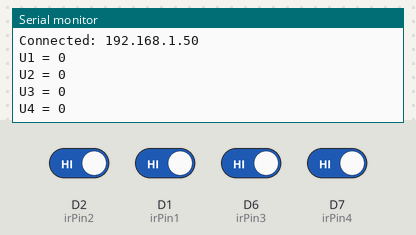
Bench run of a sketch on a simulated ESP8266 (NodeMCU). On the bench: the last lines printed to the serial monitor. Inputs (shaded band) come from the test bench; at power-on: D1 (irPin1), D2 (irPin2), D6 (irPin3), D7 (irPin4) HIGH. WiFi joins after 1.5 s; servers stay silent unless stated.

Above: at 2.7 s.
2.8 s: D2 (irPin2) driven LOW
At 3.53 s:
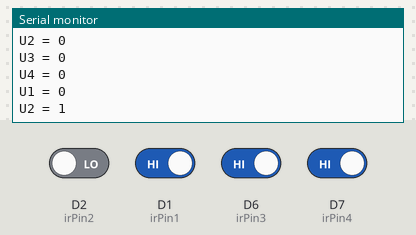
5.0 s: D1 (irPin1) driven LOW
At 6.58 s:
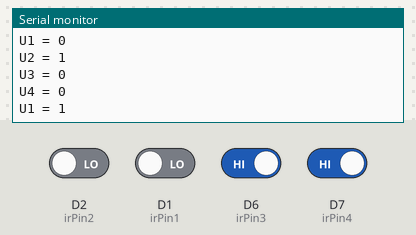
7.2 s: D6 (irPin3) driven LOW
At 8.48 s:
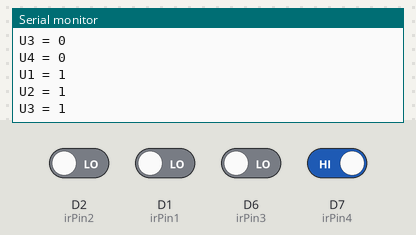
9.4 s: D7 (irPin4) driven LOW
At 11.0 s:
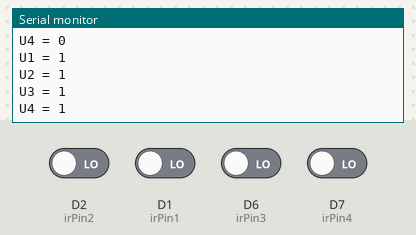
Timing chart, 0 to 12.5 s (numbered marks = the images above; inputs shaded):
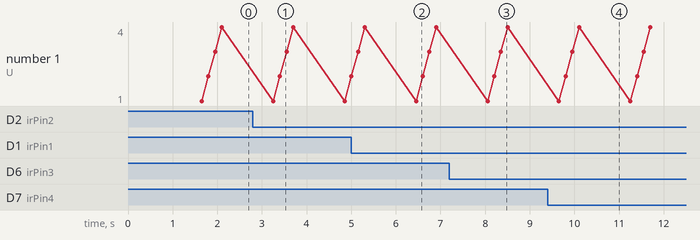

The sketch:

Smart_parking_4.ino
```cpp
#include <ESP8266WiFi.h>
#include <FirebaseESP8266.h>

#define FIREBASE_HOST "https://smartparking-da8df-default-rtdb.firebaseio.com/"  // Your Firebase Project URL goes here with "https:"
#define FIREBASE_AUTH "t8Y8FO4nbQcWjuyPRou0uRY61V9ktkKbGaH35YjQ"  // Your Firebase Database Secret goes here

#define WIFI_SSID "Curiosity Gym"  // Your WiFi SSID (Hotspot Name) for which your NodeMCU connects
#define WIFI_PASSWORD "robotics4321"  // Password of your wifi network

#define irPin1 D1  // D1
#define irPin2 D2  // D2
#define irPin3 D6  // D3
#define irPin4 D7  // D4

FirebaseData firebaseData;  // Create a Firebase Data object

void setup()
{
  Serial.begin(115200);  // Select the same baud rate if you want to see the data on Serial Monitor
  pinMode(irPin1, INPUT);
  pinMode(irPin2, INPUT);
  pinMode(irPin3, INPUT);
  pinMode(irPin4, INPUT);

  WiFi.begin(WIFI_SSID, WIFI_PASSWORD);
  Serial.print("Connecting");
  while (WiFi.status() != WL_CONNECTED)
  {
    Serial.print(".");
    delay(500);
  }
  Serial.println();
  Serial.print("Connected: ");
  Serial.println(WiFi.localIP());

  Firebase.begin(FIREBASE_HOST, FIREBASE_AUTH);
  Firebase.reconnectWiFi(true);  // Enable auto reconnect WiFi
}

void loop()
{
  // IR Sensor 1
  int sensor1 = digitalRead(irPin1);
  if (sensor1 == LOW)  // Assuming LOW means object detected
  {
    if (Firebase.setInt(firebaseData, "/U1", 1)) {
      Serial.println("U1 = 1");
    } else {
      Serial.println("Failed to set U1 value");
      Serial.println(firebaseData.errorReason());
    }
  }
  else
  {
    if (Firebase.setInt(firebaseData, "/U1", 0)) {
      Serial.println("U1 = 0");
    } else {
      Serial.println("Failed to set U1 value");
      Serial.println(firebaseData.errorReason());
    }
  }

  // IR Sensor 2
  int sensor2 = digitalRead(irPin2);
  if (sensor2 == LOW)  // Assuming LOW means object detected
  {
    if (Firebase.setInt(firebaseData, "/U2", 1)) {
      Serial.println("U2 = 1");
    } else {
      Serial.println("Failed to set U2 value");
      Serial.println(firebaseData.errorReason());
    }
  }
  else
  {
    if (Firebase.setInt(firebaseData, "/U2", 0)) {
      Serial.println("U2 = 0");
    } else {
      Serial.println("Failed to set U2 value");
      Serial.println(firebaseData.errorReason());
    }
  }

  // IR Sensor 3
  int sensor3 = digitalRead(irPin3);
  if (sensor3 == LOW)  // Assuming LOW means object detected
  {
    if (Firebase.setInt(firebaseData, "/U3", 1)) {
      Serial.println("U3 = 1");
    } else {
      Serial.println("Failed to set U3 value");
      Serial.println(firebaseData.errorReason());
    }
  }
  else
  {
    if (Firebase.setInt(firebaseData, "/U3", 0)) {
      Serial.println("U3 = 0");
    } else {
      Serial.println("Failed to set U3 value");
      Serial.println(firebaseData.errorReason());
    }
  }

  // IR Sensor 4
  int sensor4 = digitalRead(irPin4);
  if (sensor4 == LOW)  // Assuming LOW means object detected
  {
    if (Firebase.setInt(firebaseData, "/U4", 1)) {
      Serial.println("U4 = 1");
    } else {
      Serial.println("Failed to set U4 value");
      Serial.println(firebaseData.errorReason());
    }
  }
  else
  {
    if (Firebase.setInt(firebaseData, "/U4", 0)) {
      Serial.println("U4 = 0");
    } else {
      Serial.println("Failed to set U4 value");
      Serial.println(firebaseData.errorReason());
    }
  }

  delay(1000);  // Add a delay to avoid rapid Firebase updates
}
```

Measured:
- after the input at 2.8 s, the serial monitor: prints a new line after 0.60 s (image 1)
- after the input at 5.0 s, the serial monitor: prints a new line after 1.5 s (image 2)
- after the input at 7.2 s, the serial monitor: prints a new line after 1.2 s (image 3)
- after the input at 9.4 s, the serial monitor: prints a new line after 0.70 s (image 4)
